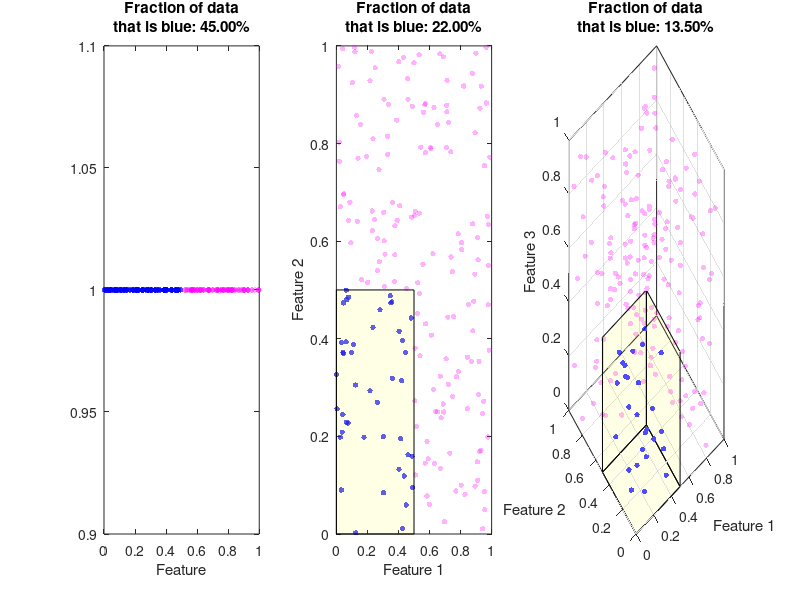

Source code (MATLAB):
clc; clear; close all;
x = rand(200,1);
c = x < 0.5; a = x(c); b = x(~c); subplot(131);
scatter(a,ones(size(a)),15,'b','filled','MarkerFaceAlpha',0.7); hold on;
scatter(b,ones(size(b)),15,'m','filled','MarkerFaceAlpha',0.3); box on;
title(sprintf('Fraction of data\nthat is blue: %.2f%%',...
    length(a)/length(x)*100));
xlabel('Feature');

x = rand(200,2);
c = x(:,1) < 0.5 & x(:,2) < 0.5;
a = x(c,:); b = x(~c,:); subplot(132);
scatter(a(:,1),a(:,2),15,'b','filled','MarkerFaceAlpha',0.7); hold on;
scatter(b(:,1),b(:,2),15,'m','filled','MarkerFaceAlpha',0.3); box on;
title(sprintf('Fraction of data\nthat is blue: %.2f%%',...
    length(a)/length(x)*100));
fill([0 0 0.5 0.5],[0 0.5 0.5 0],'y','FaceAlpha',0.1);
xlabel('Feature 1'); ylabel('Feature 2');

x = rand(200,3);
c = x(:,1) < 0.5 & x(:,2) < 0.5 & x(:,3) < 0.5;
a = x(c,:); b = x(~c,:); subplot(133);
scatter3(a(:,1),a(:,2),a(:,3),15,'b','filled','MarkerFaceAlpha',0.7); hold on;
scatter3(b(:,1),b(:,2),b(:,3),15,'m','filled','MarkerFaceAlpha',0.3); box on;
title(sprintf('Fraction of data\nthat is blue: %.2f%%',...
    length(a)/length(x)*100));
fill3([0 0.5 0.5 0],[0 0 0.5 0.5],[0 0 0 0],'y','FaceAlpha',0.1);
fill3([0 0.5 0.5 0],[0.5 0.5 0.5 0.5],[0 0 0.5 0.5],'y','FaceAlpha',0.1);
fill3([0.5 0.5 0.5 0.5],[0 0.5 0.5 0],[0 0 0.5 0.5],'y','FaceAlpha',0.1);
xlabel('Feature 1'); ylabel('Feature 2'); zlabel('Feature 3');

set(gcf,'Position',[50 50 1200 350]);   % Set figure position
set(gcf,'color','w');                   % Set background color to white
